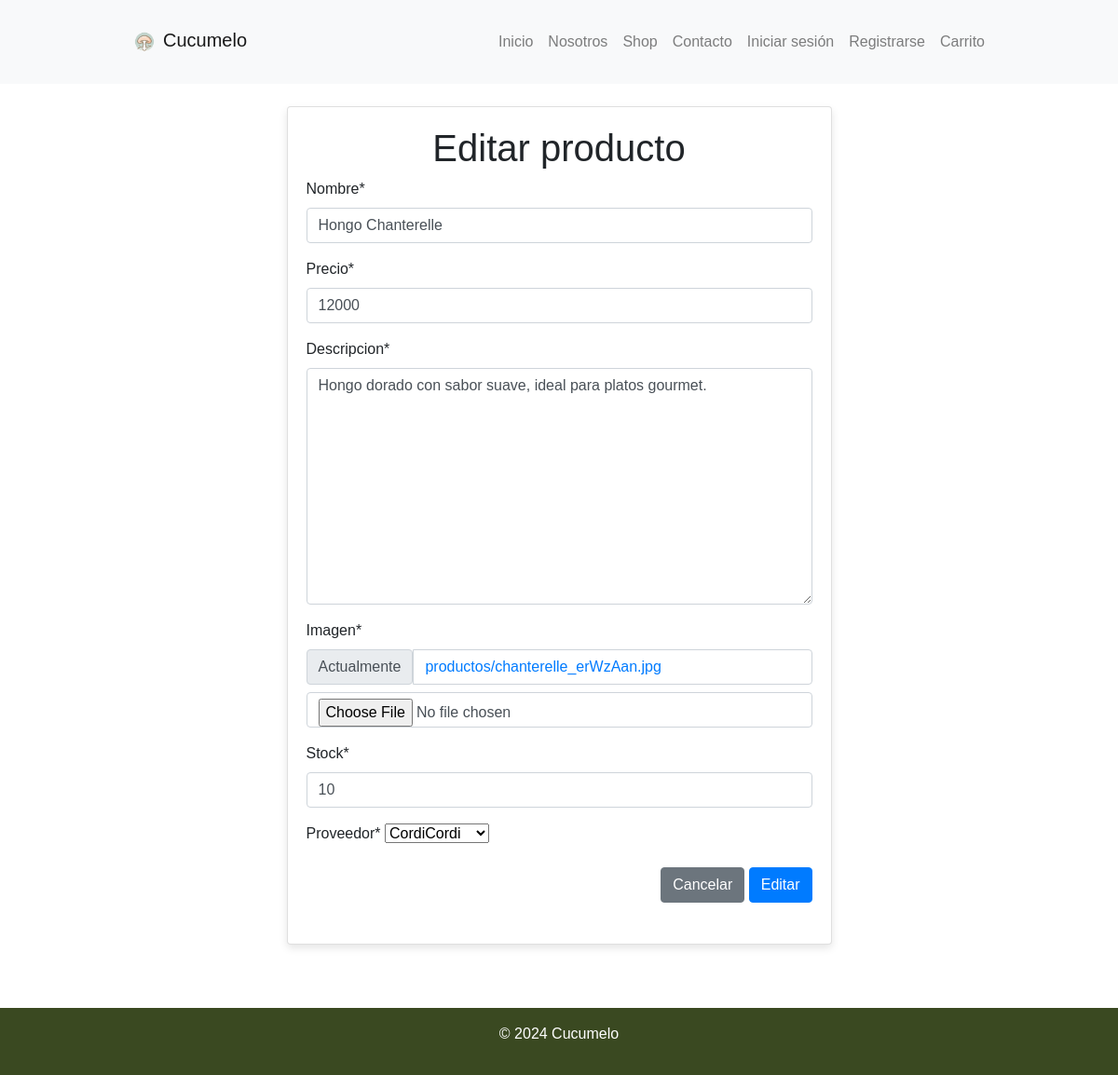
The page /modificar-producto/12/ on the database its author committed.
### app/models.py (models this page shows, shortened)
class Producto (models.Model):
    nombre = models.CharField(max_length=50)
    precio = models.IntegerField()
    descripcion = models.TextField(max_length=100)
    imagen = models.ImageField(upload_to="productos", null=True)
    stock = models.IntegerField(default=0)
    proveedor = models.ForeignKey(Proveedor, on_delete=models.PROTECT)

class Proveedor (models.Model):
    nombre= models.CharField(max_length=50)
    def __str__(self):
        return  self.nombre

### app/views.py (the view, shortened to what this page needs)
# urls.py: path('modificar-producto/<id>/', modificar_producto, name="modificar_producto"),
def modificar_producto (request, id):
    producto = get_object_or_404 (Producto, id=id)
    data = {
            'form': ProductoForm(instance=producto)
    }
    return render (request, 'app/producto/modificar.html', data)

### app/forms.py
class ProductoForm(forms.ModelForm):
    class Meta:
        model = Producto
        fields = ['nombre', 'precio', 'descripcion', 'imagen', 'stock', 'proveedor']

### app/templates/app/producto/modificar.html (shortened to what this page needs)
{% extends 'app/base.html' %} {% block contenido %} {% load crispy_forms_tags %}
<div class="row mt-4">
  <div class="col-12 col-md-6 offset-md-3">
    <div class="card">
      <div class="card-body">
        <h1 class="text-center">Editar producto</h1>
        <form action="" method="post" enctype="multipart/form-data">
          {% csrf_token %} {{ form|crispy }}
          <div class="d-flex justify-content-end">
            <input type="reset" value="Cancelar" class="btn btn-secondary" />
            <input type="submit" value="Editar" class="btn btn-primary" />
          </div>
        </form>
      </div>
    </div>
  </div>
</div>
{% endblock %}

### app/Static/App/css/style.css (style rules this page uses)
body { font-family: Arial, sans-serif; margin: 0; padding: 0; }
.card { margin-bottom: 20px; box-shadow: 0 4px 8px rgba(0, 0, 0, 0.1); transition: box-shadow 0.3s ease-in-out; }
.btn-primary { background-color: #007bff; border-color: #007bff; }

### rows shown on the page
Producto: nombre "Hongo Chanterelle", precio "12000", descripcion "Hongo dorado con sabor suave, ideal para platos gourmet.", stock "10", proveedor "CordiCordi"
